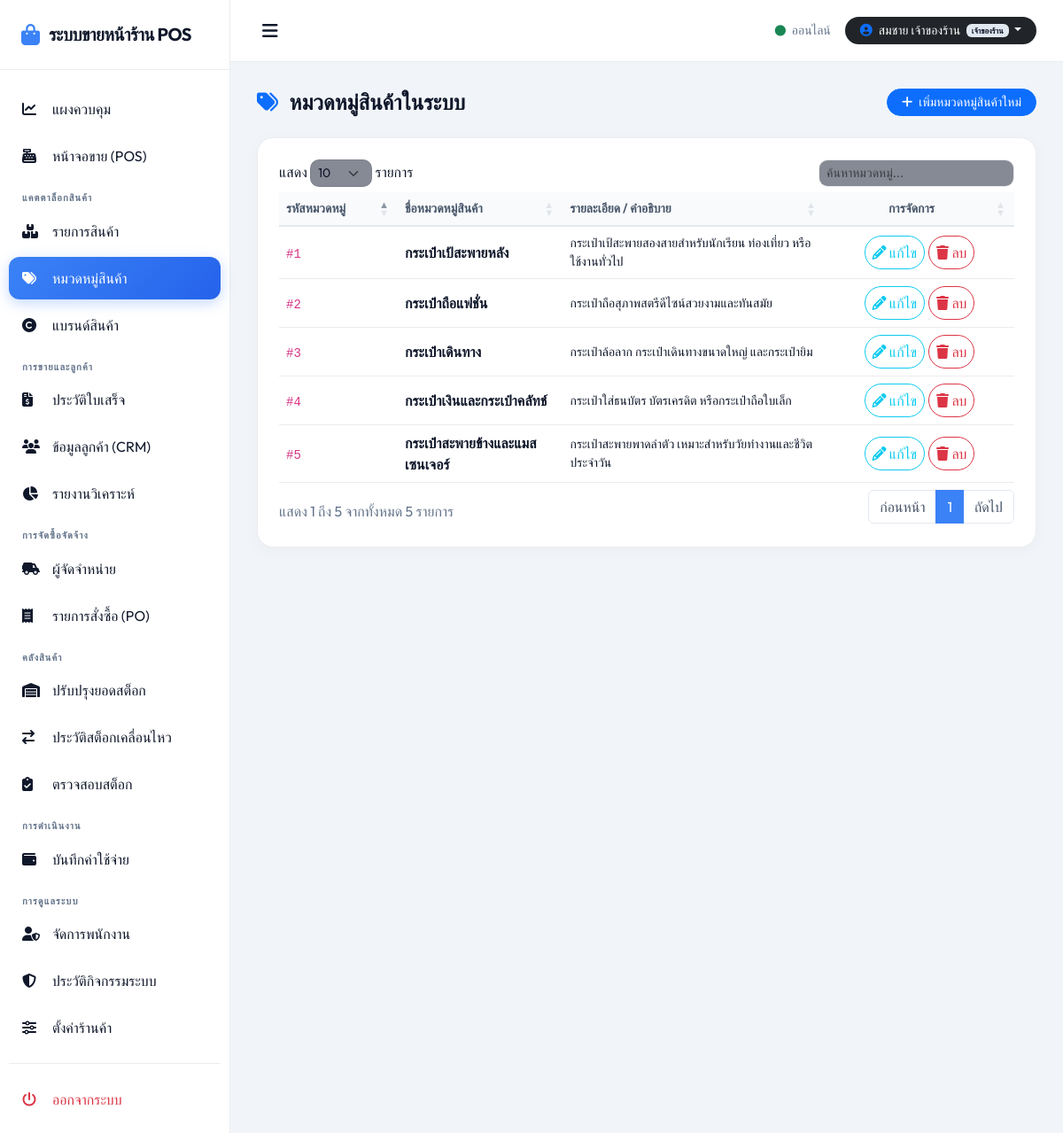
Page /categories (signed in) on the committed database.
### tables this page shows
CREATE TABLE `categories` (
    `id` INT AUTO_INCREMENT PRIMARY KEY,
    `name` VARCHAR(100) NOT NULL UNIQUE,
    `description` TEXT NULL,
    `created_at` TIMESTAMP DEFAULT CURRENT_TIMESTAMP,
    `updated_at` TIMESTAMP DEFAULT CURRENT_TIMESTAMP ON UPDATE CURRENT_TIMESTAMP
);

### app/Core/Controller.php (called while the page is built, shortened)
<?php
class Controller {
    protected function view(string $view, array $params = [], string $layout = 'main'): void {
        $response = new Response();
        $response->renderView($view, $params, $layout);
    }
}

### app/Controllers/CategoryController.php (called while the page is built, shortened)
<?php
class CategoryController extends Controller {
    protected BrandCategoryService $service;
    public function __construct() {
        $this->service = new BrandCategoryService();
    }
    public function index(Request $request, Response $response): void {
        $categories = $this->service->getCategories();
        $this->view('categories/index', ['categories' => $categories]);
    }
}

### public/index.php (called while the page is built, shortened)
<?php
$request = new Request();
$response = new Response();
$router = new Router($request, $response);
$auth = App\Middleware\AuthMiddleware::class;
$csrf = App\Middleware\CsrfMiddleware::class;
$router->get('/login', [App\Controllers\AuthController::class, 'loginView']);
$router->post('/login', [App\Controllers\AuthController::class, 'login']);
$router->get('/logout', [App\Controllers\AuthController::class, 'logout']);
$router->get('/', [App\Controllers\DashboardController::class, 'index'], [$auth]);
$router->get('/api/dashboard/stats', [App\Controllers\DashboardController::class, 'getStats'], [$auth]);
$router->get('/categories', [App\Controllers\CategoryController::class, 'index'], [$auth]);
$router->post('/categories/create', [App\Controllers\CategoryController::class, 'create'], [$auth, $csrf]);
$router->post('/categories/update/{id}', [App\Controllers\CategoryController::class, 'update'], [$auth, $csrf]);
$router->post('/categories/delete/{id}', [App\Controllers\CategoryController::class, 'delete'], [$auth, $csrf]);
$router->get('/brands', [App\Controllers\BrandController::class, 'index'], [$auth]);
$router->post('/brands/create', [App\Controllers\BrandController::class, 'create'], [$auth, $csrf]);
$router->post('/brands/update/{id}', [App\Controllers\BrandController::class, 'update'], [$auth, $csrf]);
$router->post('/brands/delete/{id}', [App\Controllers\BrandController::class, 'delete'], [$auth, $csrf]);
$router->get('/products', [App\Controllers\ProductController::class, 'index'], [$auth]);
$router->get('/products/create', [App\Controllers\ProductController::class, 'createView'], [$auth]);
$router->post('/products/create', [App\Controllers\ProductController::class, 'create'], [$auth, $csrf]);
$router->get('/products/edit/{id}', [App\Controllers\ProductController::class, 'editView'], [$auth]);
$router->post('/products/update/{id}', [App\Controllers\ProductController::class, 'update'], [$auth, $csrf]);
$router->post('/products/delete/{id}', [App\Controllers\ProductController::class, 'delete'], [$auth, $csrf]);
$router->get('/api/products/search', [App\Controllers\ProductController::class, 'search'], [$auth]);
$router->get('/api/products/barcode/{barcode}', [App\Controllers\ProductController::class, 'getByBarcode'], [$auth]);
$router->get('/suppliers', [App\Controllers\SupplierController::class, 'index'], [$auth]);
$router->post('/suppliers/create', [App\Controllers\SupplierController::class, 'create'], [$auth, $csrf]);
$router->post('/suppliers/update/{id}', [App\Controllers\SupplierController::class, 'update'], [$auth, $csrf]);
$router->post('/suppliers/delete/{id}', [App\Controllers\SupplierController::class, 'delete'], [$auth, $csrf]);
$router->get('/suppliers/{id}/history', [App\Controllers\SupplierController::class, 'history'], [$auth]);
$router->get('/customers', [App\Controllers\CustomerController::class, 'index'], [$auth]);
$router->post('/customers/create', [App\Controllers\CustomerController::class, 'create'], [$auth, $csrf]);
$router->post('/customers/update/{id}', [App\Controllers\CustomerController::class, 'update'], [$auth, $csrf]);
$router->post('/customers/delete/{id}', [App\Controllers\CustomerController::class, 'delete'], [$auth, $csrf]);
$router->get('/api/customers/search', [App\Controllers\CustomerController::class, 'search'], [$auth]);
$router->get('/purchases', [App\Controllers\PurchaseController::class, 'index'], [$auth]);
$router->get('/purchases/create', [App\Controllers\PurchaseController::class, 'createView'], [$auth]);
$router->post('/purchases/store', [App\Controllers\PurchaseController::class, 'store'], [$auth, $csrf]);
$router->get('/purchases/view/{id}', [App\Controllers\PurchaseController::class, 'viewPurchase'], [$auth]);
$router->post('/purchases/pay/{id}', [App\Controllers\PurchaseController::class, 'addPayment'], [$auth, $csrf]);
$router->post('/purchases/status/{id}', [App\Controllers\PurchaseController::class, 'updateStatus'], [$auth, $csrf]);
$router->get('/inventory', [App\Controllers\InventoryController::class, 'index'], [$auth]);
$router->post('/inventory/adjust', [App\Controllers\InventoryController::class, 'adjust'], [$auth, $csrf]);
$router->get('/inventory/movements', [App\Controllers\InventoryController::class, 'movement'], [$auth]);
$router->get('/inventory/audit', [App\Controllers\InventoryController::class, 'audit'], [$auth]);
$router->get('/pos', [App\Controllers\PosController::class, 'index'], [$auth]);
$router->post('/pos/checkout', [App\Controllers\PosController::class, 'checkout'], [$auth, $csrf]);
$router->get('/pos/receipt/{id}', [App\Controllers\PosController::class, 'receipt'], [$auth]);
$router->post('/pos/hold', [App\Controllers\PosController::class, 'holdSale'], [$auth, $csrf]);
$router->get('/pos/held', [App\Controllers\PosController::class, 'listHeldSales'], [$auth]);
$router->post('/pos/resume', [App\Controllers\PosController::class, 'resumeSale'], [$auth, $csrf]);
$router->get('/sales', [App\Controllers\SalesController::class, 'index'], [$auth]);
$router->get('/sales/view/{id}', [App\Controllers\SalesController::class, 'viewInvoice'], [$auth]);
$router->post('/sales/refund/{id}', [App\Controllers\SalesController::class, 'refund'], [$auth, $csrf]);
$router->get('/reports', [App\Controllers\ReportController::class, 'index'], [$auth]);
$router->get('/expenses', [App\Controllers\ExpenseController::class, 'index'], [$auth]);
$router->post('/expenses/create', [App\Controllers\ExpenseController::class, 'create'], [$auth, $csrf]);
$router->post('/expenses/delete/{id}', [App\Controllers\ExpenseController::class, 'delete'], [$auth, $csrf]);
$router->get('/users', [App\Controllers\UserController::class, 'index'], [$auth]);
$router->post('/users/create', [App\Controllers\UserController::class, 'create'], [$auth, $csrf]);
$router->post('/users/update/{id}', [App\Controllers\UserController::class, 'update'], [$auth, $csrf]);
$router->post('/users/delete/{id}', [App\Controllers\UserController::class, 'delete'], [$auth, $csrf]);
$router->get('/users/logs', [App\Controllers\UserController::class, 'logs'], [$auth]);
$router->get('/settings', [App\Controllers\SettingsController::class, 'index'], [$auth]);
$router->post('/settings/update', [App\Controllers\SettingsController::class, 'update'], [$auth, $csrf]);
$router->resolve();

### app/Core/Database.php (called while the page is built, shortened)
<?php
class Database {
    private static ?PDO $instance = null;
    public static function getConnection(): PDO {
        if (self::$instance === null) {
            $host = $_ENV['DB_HOST'] ?? 'db';
            $port = $_ENV['DB_PORT'] ?? '3306';
            $db   = $_ENV['DB_DATABASE'] ?? 'bag_pos';
            $user = $_ENV['DB_USERNAME'] ?? 'root';
            $pass = $_ENV['DB_PASSWORD'] ?? 'root';
            $charset = 'utf8mb4';
            $dsn = "mysql:host={$host};port={$port};dbname={$db};charset={$charset}";
            $options = [
                PDO::ATTR_ERRMODE            => PDO::ERRMODE_EXCEPTION,
                PDO::ATTR_DEFAULT_FETCH_MODE => PDO::FETCH_ASSOC,
                PDO::ATTR_EMULATE_PREPARES   => false,
            ];
            try {
                self::$instance = new PDO($dsn, $user, $pass, $options);
            } catch (PDOException $e) {
                throw new Exception("Database Connection Error: " . $e->getMessage());
            }
        }
        return self::$instance;
    }
}

### app/Services/BrandCategoryService.php (called while the page is built, shortened)
<?php
class BrandCategoryService {
    protected CategoryRepository $categoryRepo;
    public function __construct() {
        $this->categoryRepo = new CategoryRepository();
    }
    public function getCategories(): array {
        return $this->categoryRepo->all();
    }
}

### app/Repositories/CategoryRepository.php (called while the page is built, shortened)
<?php
class CategoryRepository {
    protected PDO $db;
    public function __construct() {
        $this->db = Database::getConnection();
    }
    public function all(): array {
        $stmt = $this->db->query("SELECT * FROM categories ORDER BY name ASC");
        return $stmt->fetchAll();
    }
}

### views/categories/index.php (the view, shortened to what this page needs)
<div class="d-flex justify-content-between align-items-center mb-4">
    <h4 class="fw-bold m-0"><i class="fa-solid fa-tags text-primary me-2"></i> หมวดหมู่สินค้าในระบบ</h4>
    <button class="btn btn-primary btn-sm rounded-pill px-3 no-print" data-bs-toggle="modal" data-bs-target="#createModal">
        <i class="fa-solid fa-plus me-1"></i> เพิ่มหมวดหมู่สินค้าใหม่
    </button>
</div>
<div class="glass-panel border border-secondary shadow-sm">
    <div class="table-responsive">
        <table class="table align-middle w-100" id="categoriesTable" width="100%">
            <thead>
                <tr class="text-secondary small border-secondary">
                    <th style="width: 100px;">รหัสหมวดหมู่</th>
                    <th>ชื่อหมวดหมู่สินค้า</th>
                    <th>รายละเอียด / คำอธิบาย</th>
                    <th style="width: 180px;" class="text-center no-print">การจัดการ</th>
                </tr>
            </thead>
            <tbody>
                <?php foreach ($categories as $cat): ?>
                    <tr class="border-secondary text-light">
                        <td><code>#<?= $cat['id'] ?></code></td>
                        <td class="fw-bold text-dark"><?= htmlspecialchars($cat['name']) ?></td>
                        <td class="text-secondary small"><?= htmlspecialchars($cat['description'] ?? 'N/A') ?></td>
                        <td class="no-print">
                            <div class="d-flex justify-content-center gap-1">
                                <button class="btn btn-outline-info btn-xs rounded-pill px-2 edit-btn"
                                        data-id="<?= $cat['id'] ?>"
                                        data-name="<?= htmlspecialchars($cat['name']) ?>"
                                        data-desc="<?= htmlspecialchars($cat['description'] ?? '') ?>">
                                    <i class="fa-solid fa-pencil"></i> แก้ไข
                                </button>
                                <button class="btn btn-outline-danger btn-xs rounded-pill px-2 delete-btn" data-id="<?= $cat['id'] ?>">
                                    <i class="fa-solid fa-trash"></i> ลบ
                                </button>
                            </div>
                        </td>
                    </tr>
                <?php endforeach; ?>
            </tbody>
        </table>
    </div>
</div>

### public/assets/css/style.css (style rules this page uses)
.glass-panel { animation: fadeIn 0.3s cubic-bezier(0.4, 0, 0.2, 1) forwards; background: var(--bg-secondary) !important; border: 1px solid var(--border-color) !important; box-shadow: 0 4px 18px rgba(15, 23, 42, 0.03) !important; color: var(--text-main) !important; }
.btn, .nav-item-custom, .product-card-custom, .pay-mode-btn { transition: all 0.2s cubic-bezier(0.4, 0, 0.2, 1); }
table.dataTable thead th { background-color: #f8fafc !important; color: #475569 !important; font-weight: 600 !important; border-bottom: 2px solid #e2e8f0 !important; }
.text-light { color: var(--text-main) !important; }
.table.text-light, table.dataTable tr.text-light, .text-light-override, tr.text-light td { color: var(--text-main) !important; }
.border-secondary { border-color: var(--border-color) !important; }
h1, h2, h3, h4, h5, h6, th, td, label { color: var(--text-main); }
.text-secondary { color: var(--text-muted) !important; }

### views/layouts/main.php (style rules this page uses)
:root { --bg-primary: #f1f5f9; --bg-secondary: #ffffff; --bg-tertiary: #e2e8f0; --text-main: #0f172a; --text-muted: #64748b; --accent-color: #3b82f6; --accent-hover: #2563eb; --border-color: rgba(15, 23, 42, 0.08); --sidebar-width: 260px; }
body { font-family: 'Outfit', sans-serif; background-color: var(--bg-primary); color: var(--text-main); min-height: 100vh; overflow-x: hidden; }
.glass-panel { background: var(--bg-secondary); border: 1px solid var(--border-color); border-radius: 18px; padding: 24px; box-shadow: 0 4px 20px rgba(15, 23, 42, 0.03); margin-bottom: 24px; }
table.dataTable { background-color: transparent !important; border-color: var(--border-color) !important; }

### rows in the picture
categories: id "2", name "กระเป๋าถือแฟชั่น", description "กระเป๋าถือสุภาพสตรีดีไซน์สวยงามและทันสมัย"
categories: id "5", name "กระเป๋าสะพายข้างและแมสเซนเจอร์", description "กระเป๋าสะพายพาดลำตัว เหมาะสำหรับวัยทำงานและชีวิตประจำวัน"
categories: id "4", name "กระเป๋าเงินและกระเป๋าคลัทช์", description "กระเป๋าใส่ธนบัตร บัตรเครดิต หรือกระเป๋าถือใบเล็ก"
categories: id "3", name "กระเป๋าเดินทาง", description "กระเป๋าล้อลาก กระเป๋าเดินทางขนาดใหญ่ และกระเป๋ายิม"
categories: id "1", name "กระเป๋าเป้สะพายหลัง", description "กระเป๋าเป้สะพายสองสายสำหรับนักเรียน ท่องเที่ยว หรือใช้งานทั่วไป"

### other values in the picture
$thaiRole "เจ้าของร้าน"
